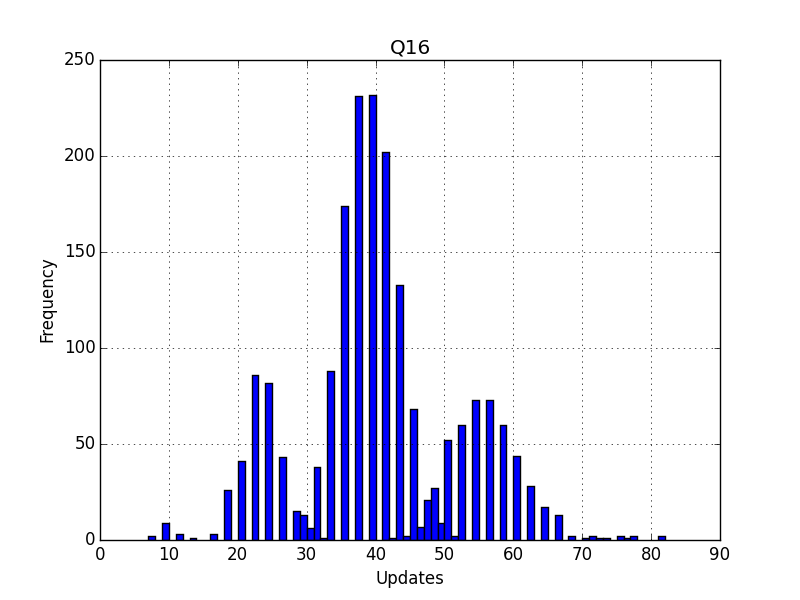

The Python source for this figure:
import numpy as np
import random as rd
import time
import matplotlib.pyplot as plt

def PLA(x, y, arr, eta):
    w = np.zeros(len(x[0]), dtype=np.float)
    update = 0.0
    iLast = 0.0
    while errRate(x, y, w) != 0:
        for i in arr:
            sign = 1.0 if np.dot(x[i], w) > 0 else -1.0
            if sign != y[i]:
                w = w + eta * y[i] * x[i]
                update += 1.0
                iLast = i
    return (w, update, iLast)

def randomSeedPLA(x, y, eta, ranTimes):
    sumUp = 0.0
    arr = list(range(len(x)))
    updateList = []
    totalTime = 0.0
    for times in range(ranTimes):
        rd.shuffle(arr)
        t0 = time.time()
        update = PLA(x, y, arr, eta)[1]
        t1 = time.time()
        updateList.append(update)
        sumUp += update
        totalTime += (t1 - t0)
    return (sumUp / ranTimes, np.array(updateList, dtype=int), totalTime / ranTimes)

def errRate(x, y, w):
    yS = np.dot(x, w)
    yS[yS <= 0] = -1.0
    yS[yS > 0] = 1.0
    yErr = yS[yS != y]
    errCount = yErr.shape[0]
    return float(errCount) / len(y)

def plotHist(x, xLabel, yLabel, title, width, isFloat):
    plt.title(str(title))
    plt.xlabel(str(xLabel))
    plt.ylabel(str(yLabel))
    if isFloat:
        plt.hist(x)
    else:
        freq = np.bincount(x)
        freqIndex = np.nonzero(freq)[0]
        plt.bar(freqIndex, freq[freqIndex], width)
    plt.grid(True)
    plt.draw()
    plt.savefig(title)
    plt.close()

def main():
    TRAIN15_FILE = "ntumlone%2Fhw1%2Fhw1_15_train.dat"

    TRAIN15_DATA = np.loadtxt(TRAIN15_FILE, dtype=np.float)
    x15 = np.column_stack((np.ones(TRAIN15_DATA.shape[0]), TRAIN15_DATA[:, 0:(TRAIN15_DATA.shape[1] - 1)]))
    y15 = TRAIN15_DATA[:, (TRAIN15_DATA.shape[1] - 1)]

    print "====================================="
    t2 = time.time()
    (aveUpdate16, updateHistQ16, Q16AveTime) = randomSeedPLA(x15, y15, 1.0, 2000)
    plotHist(updateHistQ16, "Updates", "Frequency", "Q16", 1.0, False)
    t3 = time.time()
    print "Question 16: ", aveUpdate16
    print "-------------------------------------"
    print "Q16 costs ", t3 - t2, ' seconds'
    print "====================================="

if __name__ == '__main__':
    main()